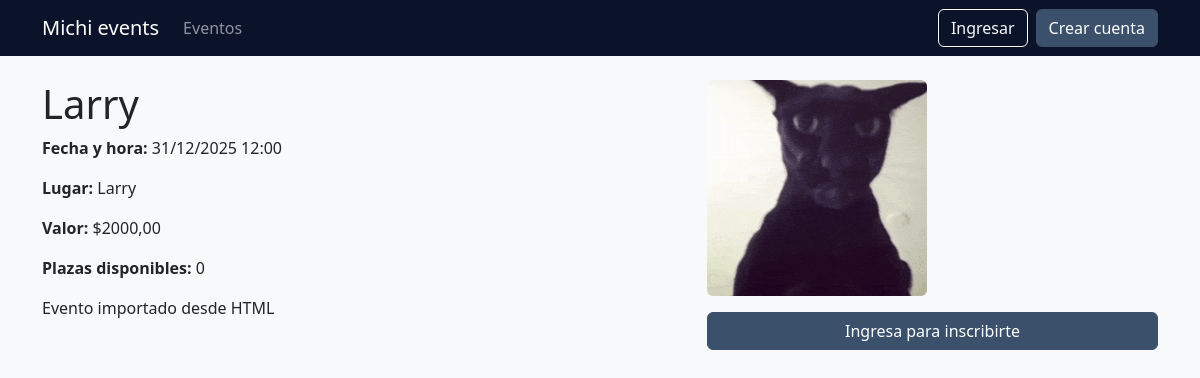
The app's page /events/10/, older data.
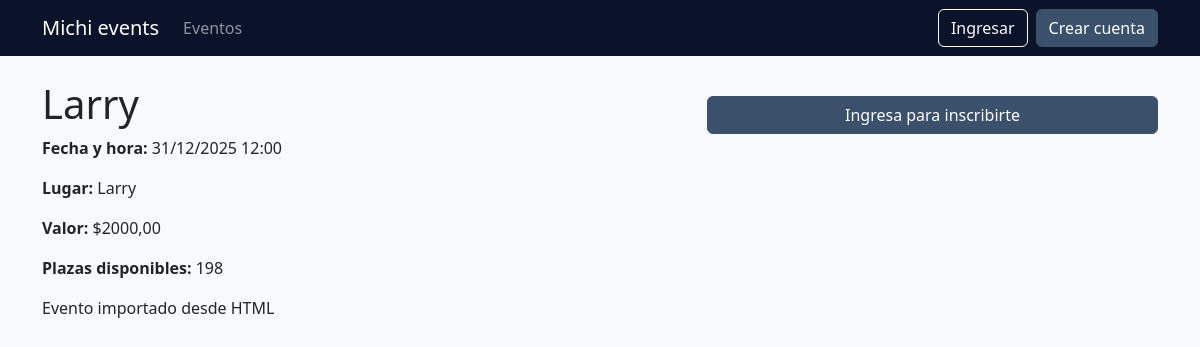
The same page, newer data.
### events/models.py (models this page shows, shortened)
class Event(models.Model):
    title = models.CharField(max_length=200)
    description = models.TextField(blank=True)
    datetime = models.DateTimeField()
    location = models.CharField(max_length=255)
    price = models.DecimalField(max_digits=10, decimal_places=2)
    capacity = models.PositiveIntegerField(default=0)
    image = models.ImageField(upload_to='events/', blank=True, null=True)
    @property
    def seats_taken(self):
        return self.registrations.count()
    @property
    def seats_available(self):
        return max(self.capacity - self.seats_taken, 0)
    class Meta:
        ordering = ["-datetime"]
        verbose_name = "Evento"
        verbose_name_plural = "Eventos"

### events/views.py (the view)
# urls.py: path("<int:pk>/", views.event_detail, name="detail"),
def event_detail(request, pk):
    event = get_object_or_404(Event, pk=pk)
    already_registered = False
    if request.user.is_authenticated:
        already_registered = Registration.objects.filter(user=request.user, event=event).exists()
    return render(request, "events/event_detail.html", {"event": event, "already_registered": already_registered})

### templates/events/event_detail.html
{% extends "base.html" %}
{% block content %}
<div class="row">
  <div class="col-md-7">
    <h1>{{ event.title }}</h1>
    <p><strong>Fecha y hora:</strong> {{ event.datetime|date:"d/m/Y H:i" }}</p>
    <p><strong>Lugar:</strong> {{ event.location }}</p>
    <p><strong>Valor:</strong> ${{ event.price }}</p>
    <p><strong>Plazas disponibles:</strong> {{ event.seats_available }}</p>
    <p>{{ event.description }}</p>
  </div>
  <div class="col-md-5">
    {% if event.image %}
      <img src="{{ event.image.url }}" alt="{{ event.title }}" class="img-fluid rounded">
    {% endif %}
    <div class="mt-3 d-grid">
      {% if user.is_authenticated %}
        {% if already_registered %}
          <a href="{% url 'events:cancel' event.pk %}" class="btn btn-outline-danger">Anular inscripción</a>
        {% else %}
          {% if event.seats_available > 0 %}
            <a href="{% url 'events:register' event.pk %}" class="btn btn-success">Inscribirme</a>
          {% else %}
            <button class="btn btn-secondary" disabled>Sin cupos</button>
          {% endif %}
        {% endif %}
      {% else %}
        <a href="{% url 'login' %}?next={% url 'events:detail' event.pk %}" class="btn btn-primary">Ingresa para inscribirte</a>
      {% endif %}
    </div>
  </div>
</div>
{% endblock %}

Row changes from the older to the newer data that the page shows:
changed Event "Larry": seats_available "0" → "198"; image: picture removed
